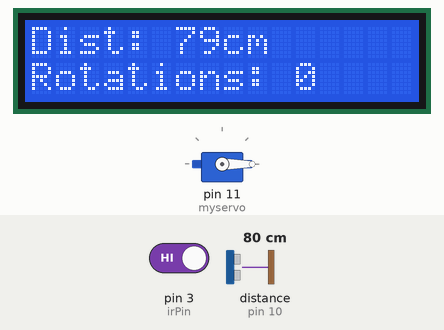
Recording of a sketch running on a simulated Arduino Uno, built with avr-gcc and run on an emulated ATmega328P. On the bench: 16×2 character LCD, servo. Wiring (inferred from the names in the program): ultrasonic range finder: trigger pin 9; echo pin 10. Inputs (shaded band) come from the test bench; at power-on: distance to the obstacle (sensor on pin 10) 80 cm, pin 3 (irPin) HIGH. The echo pulse lasts 58.3 µs per cm.

Above: at 1.2 s.
1.3 s: distance to the obstacle (sensor on pin 10) set to 36 cm
At 3.4 s:
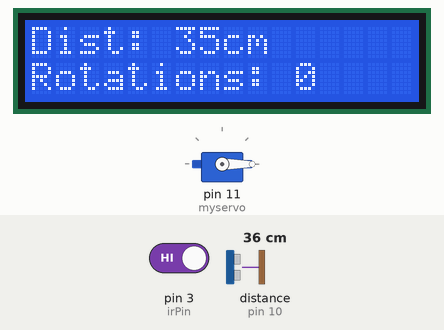
3.6 s: distance to the obstacle (sensor on pin 10) set to 28 cm
At 4.1 s:
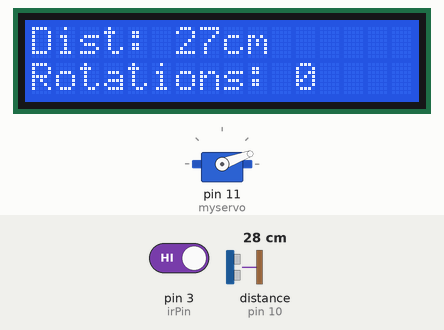
5.2 s: distance to the obstacle (sensor on pin 10) set to 2 cm
At 6.5 s:
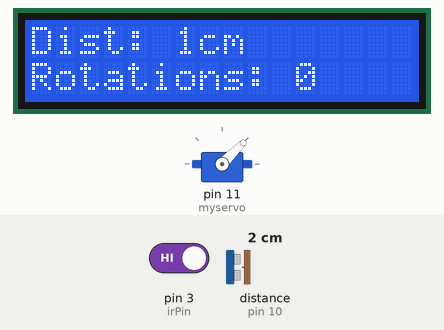
6.8 s: pin 3 (irPin) driven LOW
At 8.0 s:
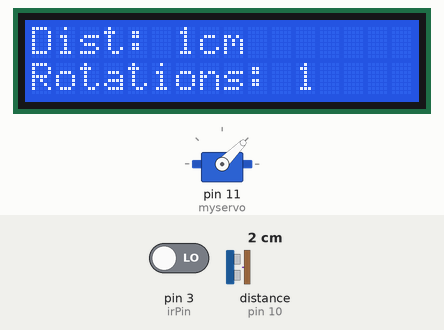
Timing chart, 0 to 9.4 s (numbered marks = the images above; inputs shaded):
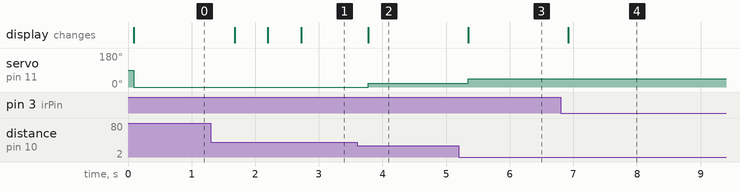

Measured:
- the behaviour switches between 32 and 31 cm on distance to the obstacle (sensor on pin 10) (found by bisection; images 1 and 2)
- after the input at 1.3 s, the display: changes after 0.37 s (image 1)
- after the input at 3.6 s, servo on pin 11 (myservo): 0° → 20° after 0.18 s; the display: changes after 0.18 s (image 2)
- after the input at 5.2 s, servo on pin 11 (myservo): 20° → 45° after 0.15 s; the display: changes after 0.15 s (image 3)
- after the input at 6.8 s, the display: changes after 0.12 s (image 4)

The sketch:

with_IRandServo.ino
```cpp
#include <Wire.h>
#include <LiquidCrystal_I2C.h>
#include <Servo.h>

LiquidCrystal_I2C lcd(0x27,16,2);
Servo myservo;

const int trigPin = 9;
const int echoPin = 10;
const int irPin = 3;
volatile int rotations = 0;

void setup() {
  pinMode(trigPin, OUTPUT);
  pinMode(echoPin, INPUT);
  pinMode(irPin, INPUT);

  lcd.init();
  lcd.backlight();

  myservo.attach(11);  // Attaches the servo on pin 11

  attachInterrupt(digitalPinToInterrupt(irPin), countRotation, FALLING);
}

void loop() {
  long duration, distance;

  digitalWrite(trigPin, LOW);
  delayMicroseconds(2);

  digitalWrite(trigPin, HIGH);
  delayMicroseconds(10);
  digitalWrite(trigPin, LOW);

  duration = pulseIn(echoPin, HIGH);
  distance = (duration / 2) / 29.1;   // Convert duration to distance

  lcd.setCursor(0,0);
  lcd.print("Dist: ");
  lcd.print(distance);
  lcd.print("cm ");

  lcd.setCursor(0,1);
  lcd.print("Rotations: ");
  lcd.print(rotations);

  // Rotate servo based on distance
  if (distance <= 10) {
    myservo.write(45);
  } else if (distance <= 15) {
    myservo.write(40);
  } else if (distance <= 20) {
    myservo.write(30);
  } else if (distance <= 30) {
    myservo.write(20);
  } else {
    myservo.write(0);
  }

  delay(500);  // Give a delay for LCD readability
}

void countRotation() {
    rotations++;
}
```
